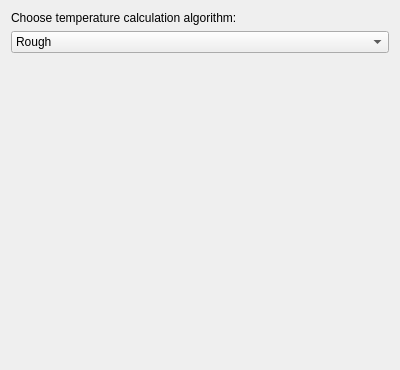
<?xml version="1.0" encoding="UTF-8"?>
<ui version="4.0">
 <class>TempCalcWidget</class>
 <widget class="QWidget" name="TempCalcWidget">
  <property name="geometry">
   <rect>
    <x>0</x>
    <y>0</y>
    <width>400</width>
    <height>360</height>
   </rect>
  </property>
  <property name="windowTitle">
   <string>Form</string>
  </property>
  <layout class="QVBoxLayout" name="verticalLayout">
   <item>
    <widget class="QLabel" name="label">
     <property name="text">
      <string>Choose temperature calculation algorithm:</string>
     </property>
    </widget>
   </item>
   <item>
    <widget class="QComboBox" name="cbAlgorithm">
     <item>
      <property name="text">
       <string>Rough</string>
      </property>
     </item>
     <item>
      <property name="text">
       <string>Primer 3</string>
      </property>
     </item>
    </widget>
   </item>
   <item>
    <widget class="QStackedWidget" name="swParameters">
     <property name="currentIndex">
      <number>0</number>
     </property>
     <widget class="QWidget" name="pgRough"/>
     <widget class="QWidget" name="pgPrimer3">
      <layout class="QFormLayout" name="formLayout">
       <item row="0" column="0">
        <widget class="QLabel" name="label_2">
         <property name="toolTip">
          <string>Concentration of DNA strands</string>
         </property>
         <property name="text">
          <string>DNA Concentration</string>
         </property>
        </widget>
       </item>
       <item row="0" column="1">
        <widget class="QDoubleSpinBox" name="dsbDna">
         <property name="toolTip">
          <string>Concentration of DNA strands</string>
         </property>
         <property name="prefix">
          <string/>
         </property>
         <property name="suffix">
          <string> nM</string>
         </property>
         <property name="maximum">
          <double>9999999.990000000223517</double>
         </property>
         <property name="value">
          <double>50.000000000000000</double>
         </property>
        </widget>
       </item>
       <item row="1" column="0">
        <widget class="QLabel" name="label_3">
         <property name="toolTip">
          <string>Concentration of monovalent cations</string>
         </property>
         <property name="text">
          <string>Monovalent Concentration</string>
         </property>
        </widget>
       </item>
       <item row="1" column="1">
        <widget class="QDoubleSpinBox" name="dsbMonovalent">
         <property name="toolTip">
          <string>Concentration of monovalent cations</string>
         </property>
         <property name="suffix">
          <string> mM</string>
         </property>
         <property name="maximum">
          <double>99999999.989999994635582</double>
         </property>
         <property name="value">
          <double>50.000000000000000</double>
         </property>
        </widget>
       </item>
       <item row="2" column="0">
        <widget class="QLabel" name="label_4">
         <property name="toolTip">
          <string>Concentration of divalent cations</string>
         </property>
         <property name="text">
          <string>Divalent Concentration</string>
         </property>
        </widget>
       </item>
       <item row="2" column="1">
        <widget class="QDoubleSpinBox" name="dsbDivalent">
         <property name="toolTip">
          <string>Concentration of divalent cations</string>
         </property>
         <property name="suffix">
          <string> mM</string>
         </property>
         <property name="maximum">
          <double>9999999.990000000223517</double>
         </property>
         <property name="value">
          <double>1.500000000000000</double>
         </property>
        </widget>
       </item>
       <item row="3" column="0">
        <widget class="QLabel" name="label_5">
         <property name="toolTip">
          <string>Concentration of deoxynycleotide triphosphate</string>
         </property>
         <property name="text">
          <string>DNTP Concentration</string>
         </property>
        </widget>
       </item>
       <item row="3" column="1">
        <widget class="QDoubleSpinBox" name="dsbDntp">
         <property name="toolTip">
          <string>Concentration of deoxynycleotide triphosphate</string>
         </property>
         <property name="suffix">
          <string> mM</string>
         </property>
         <property name="maximum">
          <double>999999.989999999990687</double>
         </property>
         <property name="value">
          <double>0.600000000000000</double>
         </property>
        </widget>
       </item>
       <item row="4" column="0">
        <widget class="QLabel" name="label_6">
         <property name="toolTip">
          <string>Concentration of DMSO</string>
         </property>
         <property name="text">
          <string>DMSO Concentration</string>
         </property>
        </widget>
       </item>
       <item row="5" column="0">
        <widget class="QLabel" name="label_7">
         <property name="toolTip">
          <string>Correction factor for DMSO</string>
         </property>
         <property name="text">
          <string>DMSO Factor</string>
         </property>
        </widget>
       </item>
       <item row="5" column="1">
        <widget class="QDoubleSpinBox" name="dsbDmsoFactor">
         <property name="toolTip">
          <string>Correction factor for DMSO</string>
         </property>
         <property name="suffix">
          <string/>
         </property>
         <property name="maximum">
          <double>9999999.990000000223517</double>
         </property>
         <property name="value">
          <double>0.600000000000000</double>
         </property>
        </widget>
       </item>
       <item row="6" column="0">
        <widget class="QLabel" name="label_8">
         <property name="toolTip">
          <string>Concentration of formamide</string>
         </property>
         <property name="text">
          <string>Formamide Concentration</string>
         </property>
        </widget>
       </item>
       <item row="6" column="1">
        <widget class="QDoubleSpinBox" name="dsbFormamide">
         <property name="toolTip">
          <string>Concentration of formamide</string>
         </property>
         <property name="suffix">
          <string> mol/l</string>
         </property>
         <property name="maximum">
          <double>9999999.990000000223517</double>
         </property>
        </widget>
       </item>
       <item row="7" column="0">
        <widget class="QLabel" name="label_9">
         <property name="toolTip">
          <string>The maximum sequence length for using the nearest neighbor model. For sequences longer than this, uses the &quot;GC%&quot; formula</string>
         </property>
         <property name="text">
          <string>NN Max Length</string>
         </property>
        </widget>
       </item>
       <item row="7" column="1">
        <widget class="QSpinBox" name="sbNnMaxLength">
         <property name="toolTip">
          <string>The maximum sequence length for using the nearest neighbor model. For sequences longer than this, uses the &quot;GC%&quot; formula</string>
         </property>
         <property name="suffix">
          <string> nt</string>
         </property>
         <property name="prefix">
          <string/>
         </property>
         <property name="maximum">
          <number>99</number>
         </property>
         <property name="value">
          <number>36</number>
         </property>
        </widget>
       </item>
       <item row="8" column="0">
        <widget class="QLabel" name="label_10">
         <property name="toolTip">
          <string>Specifies the table of thermodynamic parameters and the method of melting temperature calculation</string>
         </property>
         <property name="text">
          <string>Thermodynamic Table</string>
         </property>
        </widget>
       </item>
       <item row="8" column="1">
        <widget class="QComboBox" name="cbTable">
         <property name="toolTip">
          <string>Specifies the table of thermodynamic parameters and the method of melting temperature calculation</string>
         </property>
         <property name="currentText">
          <string notr="true">Breslauer</string>
         </property>
         <item>
          <property name="text">
           <string>Breslauer</string>
          </property>
         </item>
         <item>
          <property name="text">
           <string>SantaLucia</string>
          </property>
         </item>
        </widget>
       </item>
       <item row="9" column="0">
        <widget class="QLabel" name="label_11">
         <property name="toolTip">
          <string>Specifies salt correction formula for the melting temperature calculation</string>
         </property>
         <property name="text">
          <string>Salt Correction Formula</string>
         </property>
        </widget>
       </item>
       <item row="9" column="1">
        <widget class="QComboBox" name="cbSalt">
         <property name="toolTip">
          <string>Specifies salt correction formula for the melting temperature calculation</string>
         </property>
         <property name="currentText">
          <string notr="true">Schildkraut</string>
         </property>
         <item>
          <property name="text">
           <string>Schildkraut</string>
          </property>
         </item>
         <item>
          <property name="text">
           <string>SantaLucia</string>
          </property>
         </item>
         <item>
          <property name="text">
           <string>Owczarzy</string>
          </property>
         </item>
        </widget>
       </item>
       <item row="4" column="1">
        <widget class="QDoubleSpinBox" name="dsbDmso">
         <property name="toolTip">
          <string>Concentration of DMSO</string>
         </property>
         <property name="suffix">
          <string> %</string>
         </property>
         <property name="maximum">
          <double>100.000000000000000</double>
         </property>
        </widget>
       </item>
      </layout>
     </widget>
    </widget>
   </item>
  </layout>
 </widget>
 <resources/>
 <connections>
  <connection>
   <sender>cbAlgorithm</sender>
   <signal>currentIndexChanged(int)</signal>
   <receiver>swParameters</receiver>
   <slot>setCurrentIndex(int)</slot>
   <hints>
    <hint type="sourcelabel">
     <x>199</x>
     <y>41</y>
    </hint>
    <hint type="destinationlabel">
     <x>199</x>
     <y>204</y>
    </hint>
   </hints>
  </connection>
 </connections>
</ui>
